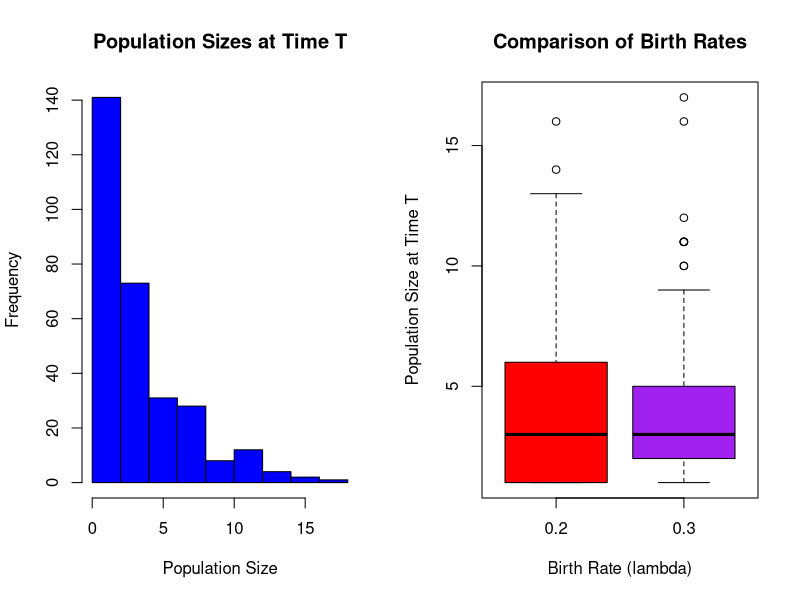
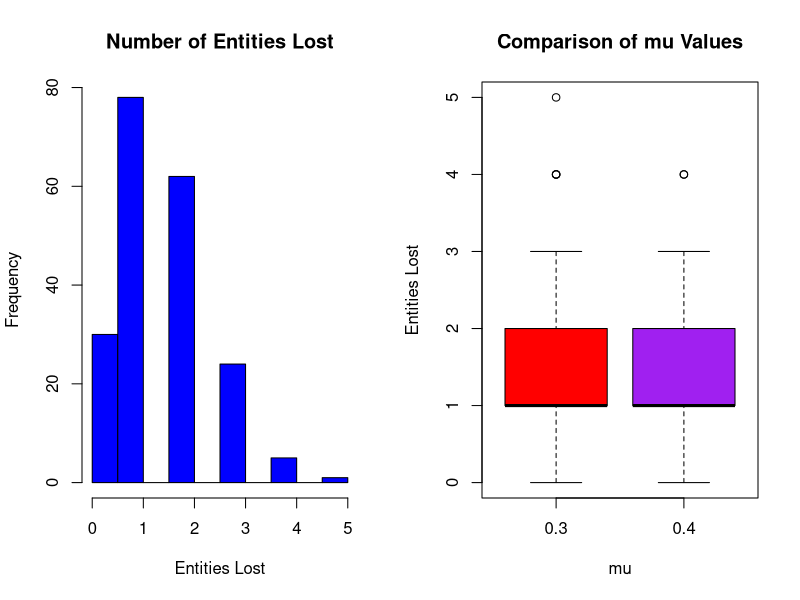

These figures' R source, in order:
## ---- chunk 1
knitr::opts_chunk$set(echo = TRUE)
## ---- chunk 2
#define mean function
mean.func1 <- function(a, lambda, t) {
  a * exp(lambda * t)
}

#define variance function
var.func1 <- function(a, lambda, t) {
  a * exp(lambda * t) * (exp(lambda * t) - 1)
}

#define probability mass function P[X(t) = k]
pmf1 <- function(k, a, lambda, t) {
  choose(k - 1, k - a) * exp(-a * lambda * t) * (1 - exp(-lambda * t))^(k - a)
}
## ---- chunk 3
#define initial population size
a = 5

#define lambdas
lambda1 = 0.2
lambda2 = 0.3

#define time
t = 7

#define number of individuals
k = 20
## ---- chunk 4
#compute mean
mean1 <- mean.func1(a, lambda1, t)

#compute variance
var1 <- var.func1(a, lambda1, t)

#compute probability
prob1 <- pmf1(k, a, lambda1, t)

cat('\n Expected Value:', mean1, '\n Variance:', var1, '\n Probability:', prob1 )
## ---- chunk 5
#compute mean
mean2 <- mean.func1(a, lambda2, t)

#compute variance
var2 <- var.func1(a, lambda2, t)

#compute probability
prob2 <- pmf1(k, a, lambda2, t)

cat('\n Expected Value:', mean2, '\n Variance:', var2, '\n Probability:', prob2)
## ---- chunk 6
#define parameters
lambda = c(0.2, 0.3)
t = 7
a = 5
nsim =300
## ---- chunk 7
x=c() # population size at T
for(m in 1:nsim)
{
set.seed(m); y=c(); sumy=0; i=1
while(sumy<t)
{
y[i]=rexp(1,rate=i*lambda)
sumy=sum(y); i=i+1
}
l=length(y); l; y=y[-l]; x[m]=length(y)+1
}
x; mean(x);var(x); e=exp(1); p=e^(-lambda*t); mu=1/p;mu
var=(1-p)/p^2; var
## ---- chunk 8
# Visualization
par(mfrow=c(1,2)) # Set up the plot layout

# Histogram for population sizes at time T
hist(x, main = "Population Sizes at Time T", xlab = "Population Size", col = "blue", border = "black")

# Boxplot to compare distributions for both birth rates
boxplot(x ~ rep(lambda, each = nsim/2), main = "Comparison of Birth Rates",
        xlab = "Birth Rate (lambda)", ylab = "Population Size at Time T", col = c("red", "purple"))
## ---- chunk 9
#mean function
mean.func2 <- function(a, mu, t) {
  return(a * exp(-mu * t))
}

#variance function
var.func2 <- function(a, mu, t) {
  return(a * exp(-mu * t) * (1 - exp(-mu * t)))
}

#probability function
pmf2 <- function(x, a, mu, t) {
  p <- exp(-mu * t)
  pmf <- choose(a, x) * p^x * (1 - p)^(a - x)
  return(pmf)
}
## ---- chunk 10
#define initial population size
a = 6

#define mus
mu1 = 0.3
mu2 = 0.4

#define time
t = 5

#define the population range
x = 0:4.3
## ---- chunk 11
#compute mean
mean21 <- mean.func2(a, mu1, t)

#compute variance
var21 <- var.func2(a, mu1, t)

#compute probability
prob21 <- sum(pmf2(x, a, mu1, t))

cat('\n Expected Value:', mean21, '\n Variance:', var21, '\n Probability:', prob21)
## ---- chunk 12
#compute mean
mean22 <- mean.func2(a, mu2, t)

#compute variance
var22 <- var.func2(a, mu2, t)

#compute probability
prob22 <- sum(pmf2(x, a, mu2, t))

cat('\n Expected Value:', mean22, '\n Variance:', var22, '\n Probability:', prob22)
## ---- chunk 13
mu=c(0.3,0.4)
nsim = 200
ini = 6
t=5
## ---- chunk 14
y=s=x=c();
for(m in 1:nsim)
{
set.seed(m); sumy=0; s[1]=ini; i=1
while(sumy<t)
{
y[i]=rexp(1,rate=s[i]*mu)
s[i+1]=s[i]-1
if(s[i]==0){break}
else
sumy=sum(y); i=i+1
}
l=length(y); y=y[-l]; x[m]=ini-length(y)
}
mean(x);var(x); e=exp(1);p=e^(-mu*t);p
mu1=ini*p;mu1; var=ini*p*(1-p);var
d=data.frame(table(factor(x, levels=0:max(x))));d
## ---- chunk 15
# Visualization
par(mfrow=c(1,2)) # Set up the plot layout

# Histogram for number of entities lost
hist(x, main = "Number of Entities Lost", xlab = "Entities Lost", col = "blue", border = "black")

# Boxplot to compare distributions for both mu values
boxplot(x ~ rep(mu, each = nsim/2), main = "Comparison of mu Values",
        xlab = "mu", ylab = "Entities Lost", col = c("red", "purple"))
## ---- chunk 16
mean.func3 <- function(t, lambda, mu) {
  if (lambda != mu) {
    return(exp((lambda - mu) * t))
  } else {
    return(1)
  }
}
## ---- chunk 17
#define parameters
lambda3 = 1.8
mu3 = 0.7
t = 5

#compute function
meanq3 <- mean.func3(t, lambda3, mu3)

#print result
cat('Mean:', meanq3)
## ---- chunk 18
var.func3 <- function(t, lambda, mu) {
  if (lambda != mu) {
    return(((lambda + mu) / (lambda - mu)) * exp((lambda - mu) * t) * (exp((lambda - mu) * t) - 1))
  } else {
    return(2 * lambda * t)
  }
}
## ---- chunk 19
#using the same t, lambda and mu defined above, compute the variance
varq3 <- var.func3(t, lambda3, mu3)

#print results
cat('Variance: ', varq3)
## ---- chunk 20
mu = 0.7
lambda = 1.8

prob3 <- mu/lambda
cat('Probability: ', prob3)
## ---- chunk 21
P0 <- function(mu, lambda, t) {
  numerator <- mu * (1 - exp(-(lambda - mu) * t))
  denominator <- lambda - mu * exp(-(lambda - mu) * t)
  return(numerator / denominator)
}

## ---- chunk 22
#define lambda (birth rate)
lambda = 1.8

#define mu (death rate)
mu = 0.7

#define t
t = 5
## ---- chunk 23
#compute probability
P01 <- P0(mu, lambda, t)

cat('Probability: ', P01)
